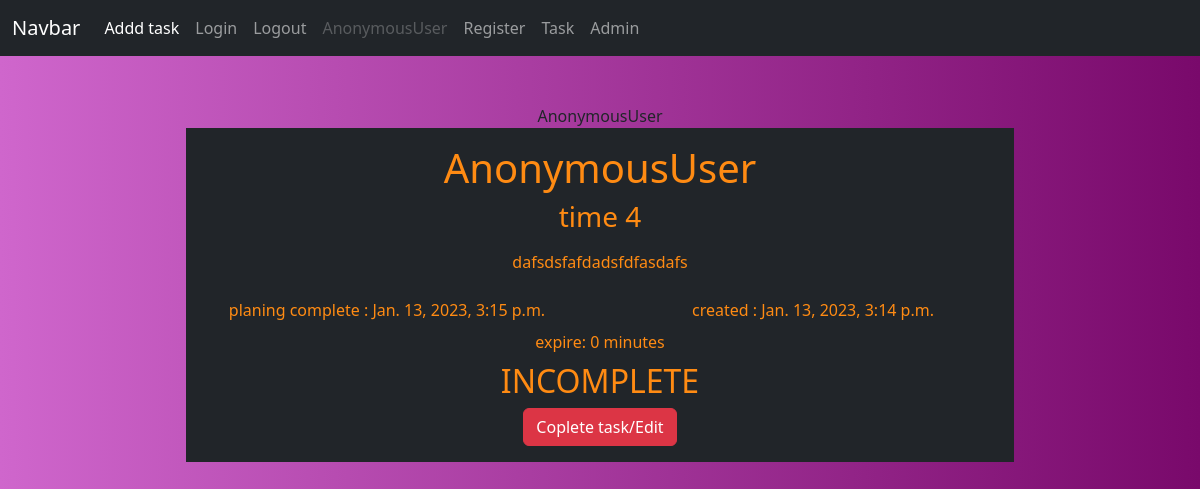
Page /detail_task/32 on the committed database.
### core/models.py (models this page shows)
class Task(models.Model):
    user = models.ForeignKey(User, on_delete=models.CASCADE, null=True, blank=True)
    title = models.CharField(max_length=255)
    text = models.TextField()
    date_created = models.DateTimeField(auto_now_add=True)
    complete = models.BooleanField(default=False)
    date_planned_completion = models.DateTimeField(blank=True, null=True)
    date_completion = models.DateTimeField(blank=True, null=True)

### core/views.py (the view)
# urls.py: path("detail_task/<int:pk>", TaskDetailView.as_view(), name="detail_task"),
class TaskDetailView(DetailView):
    template_name = "detail_task.html"
    model: Type[Task] = Task
    context_object_name = "task"

### core/templates/detail_task.html
{% extends 'base.html' %}
{% block content %}
{{request.user}}
<br>
<div class="py-3 top-task-bar task-bar-color w-75">
    <h1>{{request.user}} </h1>
<h3>{{ task.title }} <br></h3>
<p class="py-2">{{task.text}} </p>
<div class="row">
    <div class="col-6">
planing complete : {{task.date_planned_completion}}
</div>
<div class="col-6">
created : {{task.date_created}}<br>
</div>
</div>
<div class="py-2">
expire: {{ task.date_planned_completion|timeuntil }}
</div>
<div>
    {% if task.complete == 0 %}
<h2>INCOMPLETE</h2>
{% else %}
<h2>COMPLETE</h2>
{% endif %}
</div>
<a class="btn btn-danger" href="{% url 'edit_task' task.pk%}">Coplete task/Edit</a>
</div>
</div>
</center>
{% endblock %}

### core/static/css/main.css (style rules this page uses)
.top-task-bar { background-color: #212529 ; }
.task-bar-color { color: #FF8B13; }

### rows in the picture
Task: title "time 4", text "dafsdsfafdadsfdfasdafs", date_planned_completion "Jan. 13, 2023, 3:15 p.m.", date_created "Jan. 13, 2023, 3:14 p.m.", date_planned_completion "0 minutes"

### other values in the picture
{{ request.user }} "AnonymousUser"
